Frame 1 (no input): blank canvas, image omitted
Frame 60 (the mouse pressed at the canvas centre just before this capture): blank canvas, image omitted
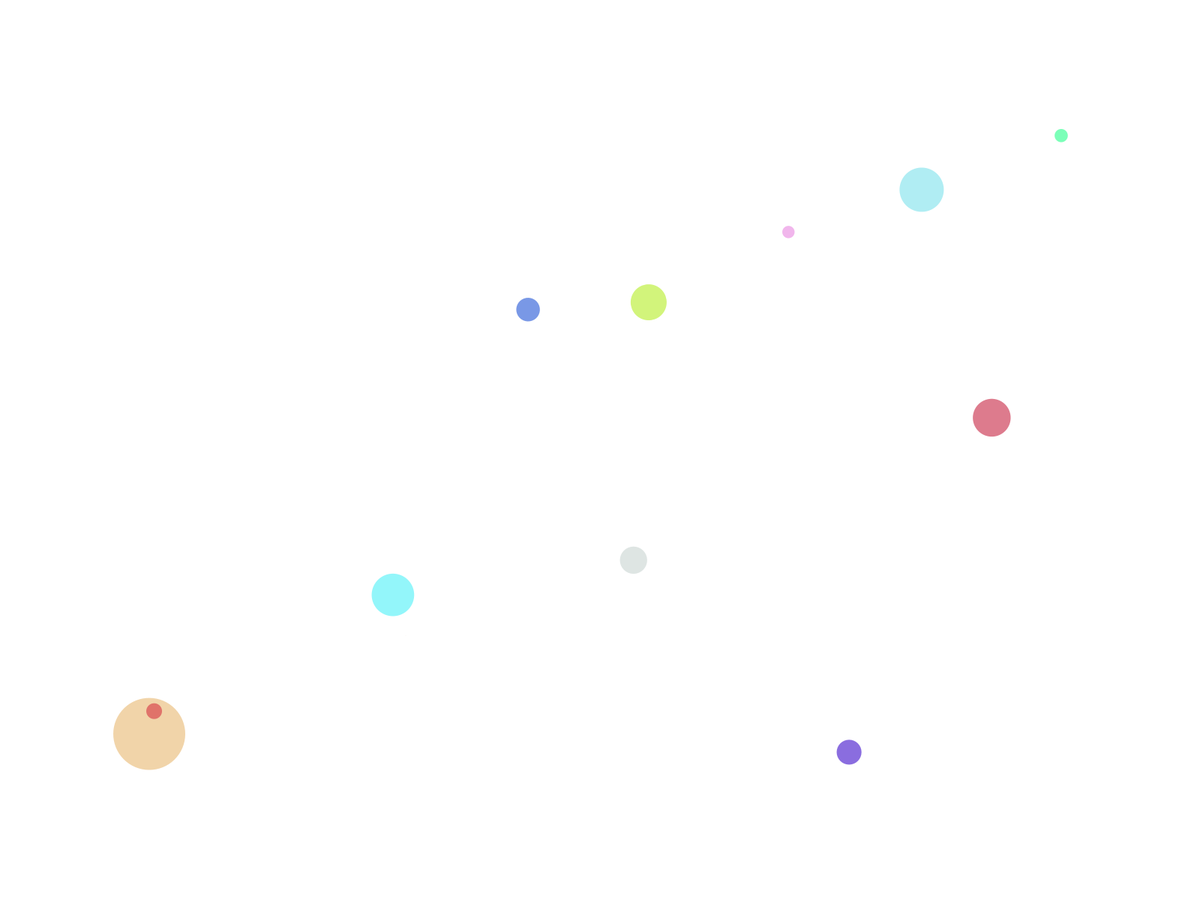
Frame 120 (the mouse held since frame 60 and released just before this capture)

The Processing sketch whose frames 1 and 60 were blank and that drew this single picture after the mouse press (run headless with seeded random() and noise(); from frame 60 on, the mouse is pressed at the canvas centre):

// Processing sketch: Bound_bound_ball
// ── Bound_bound_ball.pde
ArrayList<Bola> bolas;

Bola b;

void setup()
{
  fullScreen();
  b = new Bola(width/2, height/2);
  bolas = new ArrayList();
  blendMode(SUBTRACT );
}

// Ciclo de animación 60 veces/cuadros por segundo
void draw()
{
  background(255);
  for(Bola b: bolas)
  {
   b.display();
   b.update();
  }
  if(mousePressed)
  {
   bolas.add(new Bola(mouseX, mouseY)); 
  }
}

// ── Bola.pde
class Bola
{
  PVector pos;
  PVector vel;
  float d;
  color c;

  Bola(float x, float y)
  {
    pos = new PVector(x, y);
    vel = PVector.random2D(); // dEVULEVE UNA INSTANCIA DE UN VECTOR QUE APUNTA A CUALQUIER DIRECCION, MANIGTUD 1

    vel.setMag(random(0, 50));

    d = random(100);
    c = color(random(255), random(255), random(255), random(255));
  }

  void display()
  {
    noStroke();
    fill(c);
    /*
    int h = (int) random(0,3);
     if(h == 0)
     {
     ellipse(pos.x, pos.y, d, d);
     }
     if(h == 1)
     {
     triangle(pos.x, pos.y, d, d, d, d);
     }
     else
     {
     rect(pos.x, pos.y, d, d);
     }
     */
     
    // translate(width/2, height/2);
    rotate(PI/9.0);
    //rect(pos.x, pos.y, d, d);
    ellipse(pos.x, pos.y, d, d);
  }

  void update()
  {
    pos.add(vel);
    if (pos.x >= width - d/2 || pos.x <= d/2)
    {
      vel.x *= -1;
      pos.x = constrain(pos.x, d/2, width -d/2); // Restringir el valor de pos.x, solo quede entre d/2 y width -d/2
    } else if (pos.y >= height - d/2 || pos.y <= d/2)
    {
      vel.y *= -1;
      pos.y =  constrain(pos.y, d/2, width -d/2);
    }
  }
}
